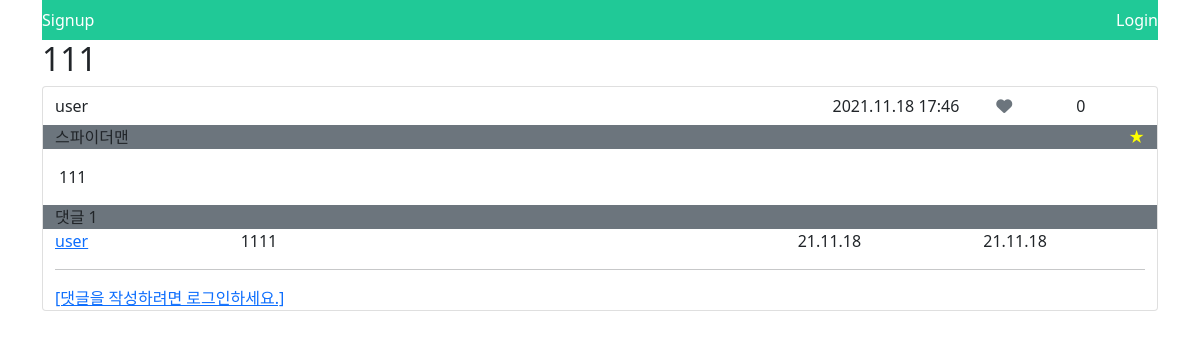
The app's page /community/2/, older data.
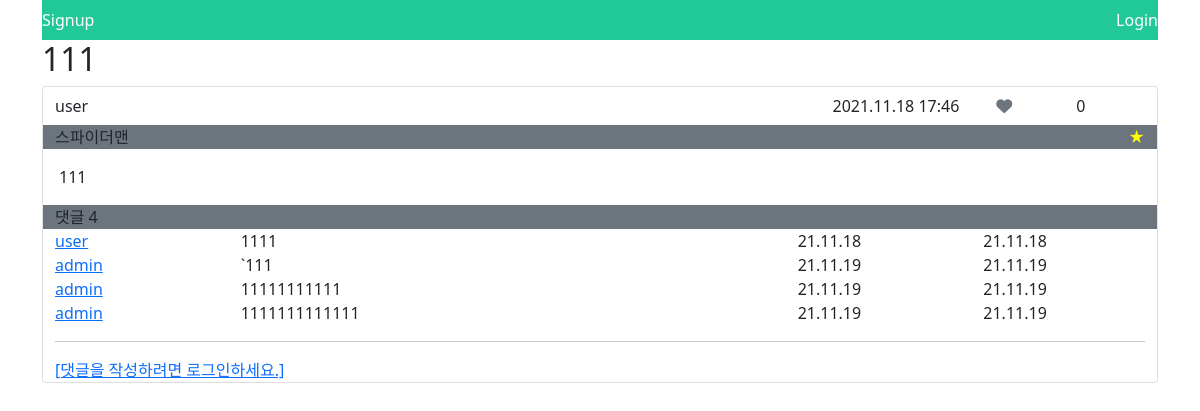
The same page, newer data.
### community/models.py (models this page shows, shortened)
class Review(models.Model):
    title = models.CharField(max_length=100)
    movie = models.ForeignKey(Movie, on_delete=models.CASCADE)
    rank = models.IntegerField(choices=RANK)
    content = models.TextField()
    created_at = models.DateTimeField(auto_now_add=True)
    updated_at = models.DateTimeField(auto_now=True)
    user = models.ForeignKey(settings.AUTH_USER_MODEL, on_delete=models.CASCADE)
    like_users = models.ManyToManyField(settings.AUTH_USER_MODEL, related_name='like_reviews')

class Comment(models.Model):
    content = models.CharField(max_length=200)
    created_at = models.DateTimeField(auto_now_add=True)
    updated_at = models.DateTimeField(auto_now=True)
    review = models.ForeignKey(Review, on_delete=models.CASCADE)
    user = models.ForeignKey(settings.AUTH_USER_MODEL, on_delete=models.CASCADE)

### accounts/models.py (models this page shows)
class User(AbstractUser):
    followings = models.ManyToManyField('self', symmetrical=False, related_name='followers')

### movies/models.py (models this page shows)
class Movie(models.Model):
    title = models.CharField(max_length=100)
    release_date = models.DateField()
    popularity = models.FloatField()
    vote_count = models.IntegerField()
    vote_average = models.FloatField()
    overview = models.TextField()
    poster_path = models.CharField(max_length=200)
    genres = models.ManyToManyField(Genre)
    def __str__(self):
        return self.title

### community/views.py (the view)
# urls.py: path('<int:review_pk>/', views.detail, name='detail'),
@require_GET
def detail(request, review_pk):
    review = get_object_or_404(Review, pk=review_pk)
    comments = review.comment_set.all()
    comment_form = CommentForm()
    context = {
        'review': review,
        'comment_form': comment_form,
        'comments': comments,
    }
    return render(request, 'community/detail.html', context)

### community/templates/community/detail.html (shortened to what this page needs)
{% extends 'base.html' %}
{% load bootstrap4 %}
{% block content %}
  <h2>{{ review.title }}</h2>
  <div class="card" style="margin-bottom: 2rem">
    <div class="container justify-content-end">
      <div class="row align-items-center">
        <p class="col-6 my-auto">{{ review.user }} </p>
        <p class="col my-auto text-end">{{ review.created_at | date:'Y.m.d H:i'}}</p>
        <form id="like-form" class="col-1" data-review-id="{{review.pk}}">
          {% if user in review.like_users.all %}
            <button class="btn btn-link text-danger"><i class="fas fa-heart"></i></button>
          {% else %}
            <button class="btn btn-link text-secondary"><i class="fas fa-heart"></i></button>
          {% endif %}
        </form>
        <p id="like-cnt" class="col-1 m-auto">{{ review.like_users.all | length }}</p>
      </div>
    </div>
    <div class="container justify-content-end bg-secondary">
      <div class="row align-items-center">
        <p class="col text-start text-aling-center my-auto">{{ review.movie }}</p>
        <p class="col text-end my-auto" style="color: yellow">{{ review.get_rank_display }} </p>
      </div>
    </div>
    <div style="margin: 1rem;">
      {{ review.content }}
    </div>
    <div class="container">
      <div class="row">
        <p class="my-auto bg-secondary">댓글 {{ comments|length }}</p>
      </div >
        {% for comment in comments %}
          <div class="row">
            <a href="{% url 'accounts:profile' review.user.username %}"class="col-2 my-auto">{{ comment.user }}</a>
            {% if user == comment.user %}
              <div class="col-4 my-auto">
                <a href="{% url 'community:update_comment' review.pk comment.pk %}" >{{ comment.content }}</a>
              </div>
              <div class="col-2">
                <form action="{% url 'community:delete_comment' review.pk comment.pk %}" method="POST" class="d-inline">
                  {% csrf_token %}
                  <input class="btn btn-link w-100" type="submit" value="DELETE">
                </form>
              </div>
            {% else %}
              <p class="col-6 my-auto">{{ comment.content }}</p>
            {% endif %}
              <p class="col-2 my-auto">{{ comment.created_at | date:'y.m.d' }}</p>
              <p class="col-2 my-auto">{{ comment.updated_at | date:'y.m.d' }}</p>
          </div>
        {% endfor %}
      <hr>
      {% if request.user.is_authenticated %}
        <form action="{% url 'community:create_comment' review.pk%}" method="POST">
          {% csrf_token %}
          {% bootstrap_form comment_form %}
          <input type="submit">
        </form>
      {% else %}
        <a href="{% url 'accounts:login' %}">[댓글을 작성하려면 로그인하세요.]</a>
      {% endif %}
      </div>
    </div>
{% endblock  %}

### templates/base.html (shortened to what this page needs)
<!DOCTYPE html>
<html lang="en">
<head>
  <link rel="stylesheet" href="https://use.fontawesome.com/releases/v5.15.4/css/all.css">
  <link href="https://cdn.jsdelivr.net/npm/bootstrap@5.0.0-beta3/dist/css/bootstrap.min.css" rel="stylesheet">
</head>
<body>
  <div class="container">
    <nav class="navbar" style="background-color: #20c997;">
      {% if user.is_authenticated %}
      <h3 class="text-primary">Hello, {{ user.username }}</h3>
      <a class="text-decoration-none text-white" href="{% url 'accounts:profile' user %}">내 프로필<a>
      <a class="text-decoration-none text-white" href="{% url 'movies:index'%}">Movie</a>
      <a class="text-decoration-none text-white" href="{% url 'community:index'%}">Community</a>
      <a class="text-decoration-none text-white" href="{% url 'community:create'%}">New Review</a>
      <a class="text-decoration-none text-white" href="{% url 'movies:recommended' %}">Recommended Movies</a>
      <form action="{% url 'accounts:logout' %}" method="POST">
        {% csrf_token %}
        <input type="submit" value="Logout">
      </form>
      {% else %}
      <a class="text-decoration-none text-white" href="{% url 'accounts:signup' %}">Signup</a>
      <a class="text-decoration-none text-white" href="{% url 'accounts:login' %}">Login</a>
      {% endif %}
    </nav>
    {% block content %}
    {% endblock content %}
  </div>
</body>
</html>

Row changes from the older to the newer data that the page shows:
added Comment: user "admin", content "`111", created_at "21.11.19", updated_at "21.11.19"
added Comment: user "admin", content "11111111111", created_at "21.11.19", updated_at "21.11.19"
added Comment: user "admin", content "1111111111111", created_at "21.11.19", updated_at "21.11.19"
Text that changed along with them:
{{ comments|length }}: "1" → "4"
